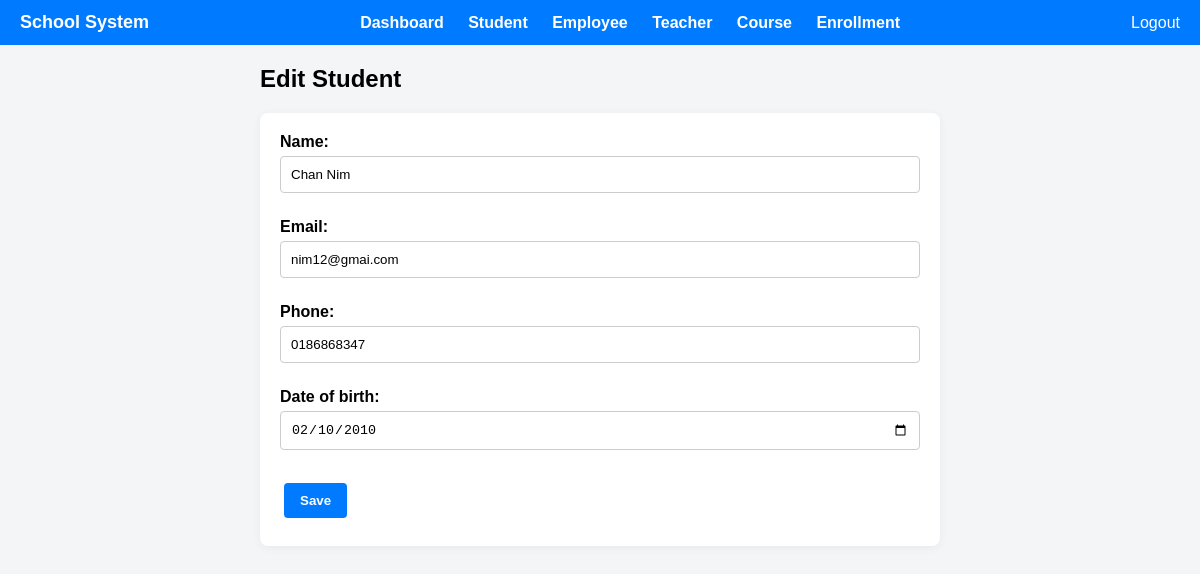
/students/edit/1/ (signed in), run on the app's committed database.
### students/models.py (models this page shows, shortened)
class Student(models.Model):
    name = models.CharField(max_length=100)
    email = models.EmailField(unique=True)
    phone = models.CharField(max_length=15, blank=True, null=True)
    date_of_birth = models.DateField(null=True, blank=True)

### employees/decorators.py (the view)
    def wrapper(request, *args, **kwargs):
        if not request.session.get('employee_id'):
            return redirect('login')
        return view_func(request, *args, **kwargs)

### students/forms.py
class StudentForm(forms.ModelForm):
    class Meta:
        model = Student
        fields = ['name', 'email', 'phone', 'date_of_birth']
        widgets = {
            'date_of_birth': forms.DateInput(attrs={
                'type': 'date',
                'class': 'form-control'
            }),
        }

### students/views.py (called while the page is built)
@employee_login_required
def student_update(request, pk):
    student = get_object_or_404(Student, pk=pk)
    form = StudentForm(request.POST or None, instance=student)
    if form.is_valid():
        form.save()
        return redirect('student_list')
    return render(request, 'students/student_form.html', {'form': form})

### students/templates/students/student_form.html (shortened to what this page needs)
{% extends 'base.html' %} {% block title %}Add Student {% endblock title %}
{% block content %}
<div class="container-sm">
  <h2>{% if form.instance.pk %}Edit{% else %}Add{% endif %} Student</h2>
<form method="post" class="form-container">
  {{ form.as_p }}
  <button type="submit" class="button-link">Save</button>
</form>
</div>
{% endblock content %}

### static/css/style.css (style rules this page uses)
body { margin: 0; font-family: Arial, sans-serif; background-color: #f4f5f7; }
.container-sm { max-width: 60%; margin: auto; padding: 20px; }
.button-link { display: inline-block; padding: 10px 16px; margin: 8px 4px; background-color: #007bff; color: white; border: none; border-radius: 4px; font-weight: bold; text-decoration: none; transition: background-color 0.2s; cursor: pointer; }
.form-container { background-color: white; padding: 20px; margin-top: 20px; border-radius: 8px; box-shadow: 0 2px 10px rgba(0, 0, 0, 0.05); width: 100%; }
.form-container p { margin-bottom: 15px; }
.form-container label { font-weight: bold; display: block; margin-bottom: 5px; }
.form-container input, .form-container select, .form-container textarea { width: 100%; padding: 10px; border-radius: 4px; border: 1px solid #ccc; margin-bottom: 10px; }
* { margin: 0; padding: 0; box-sizing: border-box; }

### data on the page
Student: name "Chan Nim", email "nim12@gmai.com", phone "0186868347", date_of_birth "02/10/2010"
